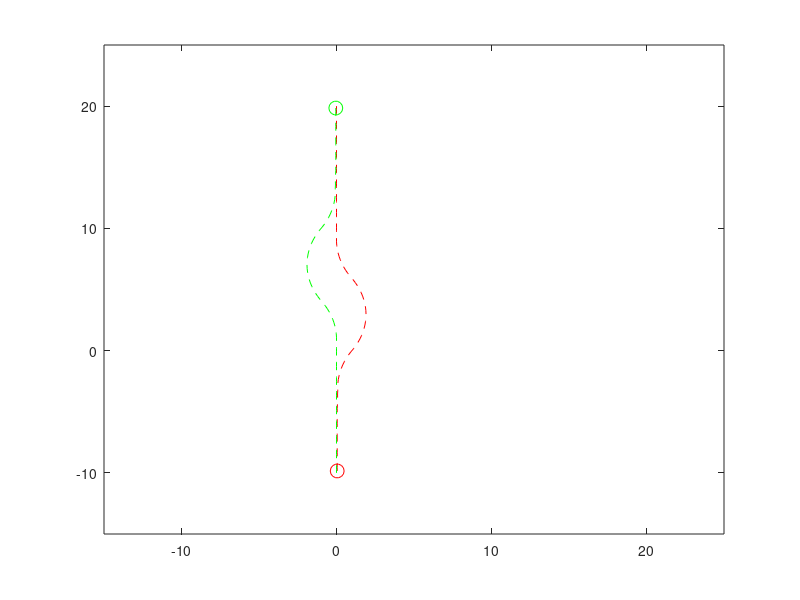

MATLAB code to generate this figure:
%
clc, clear all, close all

%%%%%%%%%%% case 1 %%%%%%%%%%%%%%%%%%%
% Set up the initial positions of the red ship and green ship
init_position1 = [0, 20];
goal_position1 = [0, -10];

init_position2 = [0, -10];
goal_position2 = [0, 20];




% Set up the velocity vectors for the red ship and obstacle
V0 = 3;
red_ship_velocity = V0;
green_ship_velocity = V0;


%initial position of red ship and greenship
red_ship_position = init_position1;
green_ship_position = init_position2;


%calculate initial heading angles
heading10 = atan2(goal_position1(2) - init_position1(2), goal_position1(1) - init_position1(1));
heading1 = heading10;

heading20 = atan2(goal_position2(2) - init_position2(2), goal_position2(1) - init_position2(1));
heading2 = heading20;


% Set up the time step and the duration of the simulation
dt = 0.1;

% Set up the path array to store the positions of the red ship and green ship during movement
path1 = [red_ship_position(1), red_ship_position(2)];
path2 = [green_ship_position(1), green_ship_position(2)];

cir_angle1 = 0;    %angle of circle path for red ship
cir_flag1 = 0;     %Status on whether the reship is on a circular path
obstacle_pass1 = 0;%Status on whether the obstacle passes or not
reft_pass1 = 0 ;   %status on whether the red ship move to left

cir_angle2 = 0;    %angle of circle path for red ship
cir_flag2 = 0;     %Status on whether the reship is on a circular path
obstacle_pass2 = 0;%Status on whether the obstacle passes or not
reft_pass2 = 0 ;   %status on whether the red ship move to left

% Loop over until red ship reaches to goal point
while norm(red_ship_position - goal_position1)>0.4
    
    % Update the positions of the red ship and green ship based on their velocities
    red_ship_position(1) = red_ship_position(1) + red_ship_velocity * cos(heading1) * dt;
    red_ship_position(2) = red_ship_position(2) + red_ship_velocity * sin(heading1) * dt;  

    green_ship_position(1) = green_ship_position(1) + red_ship_velocity * cos(heading2) * dt;
    green_ship_position(2) = green_ship_position(2) + red_ship_velocity * sin(heading2) * dt;    


    % Determine the distance between the red ship and green ship
    distance = norm(red_ship_position- green_ship_position);   
   
    
    %form path to avoid the obstacle
    if distance < 8 && cir_flag1 ==0 && obstacle_pass1 ==0
         cir_flag1 =1;
         
         
         %determine the green ship on left or right of path 
         d = (green_ship_position(1) - init_position1(1))*(goal_position1(2)- init_position1(2)) -...
             (green_ship_position(2) - init_position1(2))*(goal_position1(1)- init_position1(1));
         
         if d > 0.01
             reft_pass1 = 0;
         else
             reft_pass1 = 1;
         end
      
         
    end
    
    %Update the heading angle of the red ship to avoid the obstacle
    if cir_flag1 ==1
        
        if reft_pass1 == 0
                        
             %calculate the disired the heading angle
             if cir_angle1 > (pi)
                 
                 d_heading1 = heading10;                   %disired heading angle
             else
                 
                 d_heading1 = heading10 + cir_angle -pi/2 ;%disired heading angle
             end
            
            %caculate the heading angle 
            if d_heading1 >heading1
                heading1 = heading1 +0.055;
            else
                heading1 = heading1 -0.053;
            end

        else
             %calculate the disired the heading angle
             if cir_angle1 > (pi)
                 
                 d_heading1 = heading10;                   %disired heading angle
             else
                 
                 d_heading1 = heading10 - cir_angle1 + pi/2 ;%disired heading angle
             end
            
            %caculate the heading angle 
            if d_heading1 >heading1
                heading1 = heading1 + 0.055;
            else
                heading1 = heading1 - 0.057;
            end

        end
        
        %update angle of circle path
        cir_angle1 = cir_angle1 + dt;
                
        if cir_angle1>pi+pi/2
            cir_flag1 = 0;
            obstacle_pass1 = 1;
        end
        
    else
        red_ship_velocity = V0;
        heading1 = heading10;   
        
    end
     
    
     %form path of green ship to avoid the obstacle
    if distance < 8 && cir_flag2 ==0 && obstacle_pass2 ==0
         cir_flag2 =1;
         
       
         %determine the green ship on left or right of path 
         d = (green_ship_position(1) - init_position2(1))*(goal_position2(2)- init_position2(2)) -...
             (green_ship_position(2) - init_position2(2))*(goal_position2(1)- init_position2(1));
         
         if d > 0.01
             reft_pass2 = 0;
         else
             reft_pass2 = 1;
         end
      
         
    end
    
    %Update the heading angle of the green ship to avoid the obstacle
    if cir_flag2 == 1
        
        if reft_pass2 == 0
                        
             %calculate the disired the heading angle
             if cir_angle2 > (pi)
                 
                 d_heading2 = heading20;                   %disired heading angle
             else
                 
                 d_heading2 = heading20 + cir_angle2 -pi/2 ;%disired heading angle
             end
            
            %caculate the heading angle 
            if d_heading2 >heading2
                heading2 = heading2 +0.055;
            else
                heading2 = heading2 -0.053;
            end

        else
             %calculate the disired the heading angle
             if cir_angle2 > (pi)
                 
                 d_heading2 = heading20;                   %disired heading angle
             else
                 
                 d_heading2 = heading20 - cir_angle2 + pi/2 ;%disired heading angle
             end
            
            %caculate the heading angle 
            if d_heading2 >heading2
                heading2 = heading2 + 0.055;
            else
                heading2 = heading2 - 0.057;
            end

        end
        
        %update angle of circle path
        cir_angle2 = cir_angle2 + dt;
                
        if cir_angle2>pi+pi/2
            cir_flag2 = 0;
            obstacle_pass2 = 1;
        end
        
    else
        green_ship_velocity = V0;
        heading2 = heading20;   
        
    end
    
    

    % Store the position of the red ship in the path array
    path1 = [path1; [red_ship_position(1),red_ship_position(2)]];
    
    % Store the position of the green ship in the path array
    path2 = [path2; [green_ship_position(1),green_ship_position(2)]];

    % Plot the positions of the red ship and green ship
    plot(path1(:,1), path1(:,2), 'r--')
    hold on
    
    plot(path2(:,1), path2(:,2), 'g--')
    plot(red_ship_position(1), red_ship_position(2), 'ro', 'MarkerSize', 10)
    plot(green_ship_position(1), green_ship_position(2), 'go', 'MarkerSize', 10)
    xlim([-15, 25])
    ylim([-15, 25])
    pause(0.1)
    hold off
end


